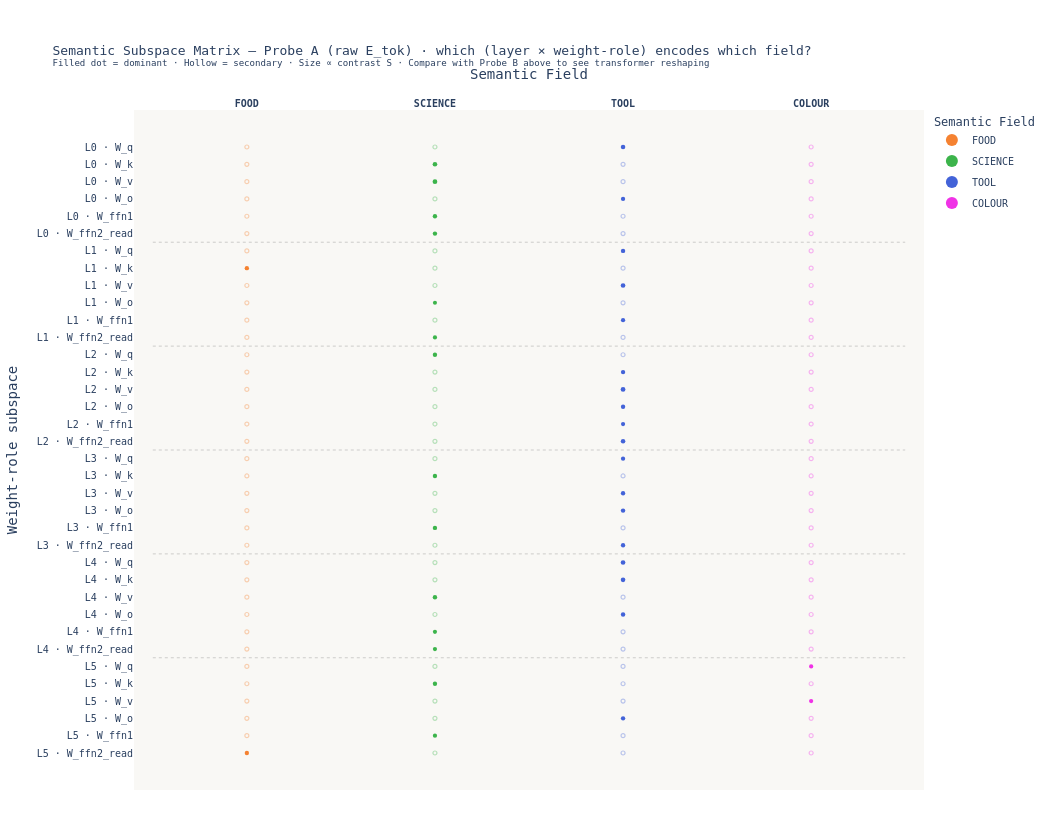

Notebook cell for this chart:
### Markdown cell above
### 3.1 — Probe A: Semantic Subspace Matrix Diagram

### Code cell
# ─────────────────────────────────────────────────────────────────────────────
# §3.1 Probe A  Semantic Subspace Matrix Diagram — raw E_tok lookup
# Answers: which (layer, weight-role) subspace encodes which semantic field
#          when probed with the PRE-ATTENTION token direction?
# Contrast with Probe B (X_pass) above to see how much the transformer
# reshapes the raw token geometry.
# ─────────────────────────────────────────────────────────────────────────────

ALL_ROLES   = ["W_q", "W_k", "W_v", "W_o", "W_ffn1", "W_ffn2_read"]
field_names = list(SEMANTIC_FIELDS.keys())
n_fields    = len(field_names)

ROLE_FAMILY = {
    "W_q": "attn", "W_k": "attn", "W_v": "attn", "W_o": "attn",
    "W_ffn1": "ffn_primal", "W_ffn2_read": "ffn_dual",
}

# ── 1. Build full activation matrix for Probe A (X_etok) ─────────────────────
col_names_full = [f"L{i}_{r}" for i in range(n_layers) for r in ALL_ROLES]
act_full_etok = np.zeros((N, n_layers * len(ALL_ROLES)))

for n_idx, word_vec in enumerate(X_etok):          # <── X_etok, not X_pass
    col = 0
    for i in range(n_layers):
        for role in ALL_ROLES:
            W = weights[(i, "W_ffn2")] if role == "W_ffn2_read" else weights[(i, role)]
            act_full_etok[n_idx, col] = activation_energy(W, word_vec, role=role)
            col += 1

df_full_etok = pd.DataFrame(act_full_etok, columns=col_names_full)
df_full_etok["word"]  = words
df_full_etok["field"] = labels

# ── 2. Compute per-(subspace, field) contrast score S ────────────────────────
subspace_keys = [(i, r) for i in range(n_layers) for r in ALL_ROLES]
n_subspaces   = len(subspace_keys)

S_matrix_etok = np.zeros((n_subspaces, n_fields))

for s_idx, (i, role) in enumerate(subspace_keys):
    col = f"L{i}_{role}"
    for f_idx, field in enumerate(field_names):
        mask_f  = labels == field
        mask_nf = ~mask_f
        mu_f    = df_full_etok.loc[mask_f,  col].mean()
        mu_nf   = df_full_etok.loc[mask_nf, col].mean()
        S_matrix_etok[s_idx, f_idx] = (mu_f - mu_nf) / (mu_f + mu_nf + 1e-9)

dominant_field_idx_etok = np.argmax(S_matrix_etok, axis=1)

# ── 3. Per-subspace top-3 contributing words (Probe A) ───────────────────────
def top3_words_for_subspace_etok(i, role, field):
    col  = f"L{i}_{role}"
    mask = labels == field
    sub  = df_full_etok.loc[mask, ["word", col]].nlargest(3, col)
    return ", ".join(sub["word"].tolist())

# ── 4. Build Plotly scatter (Probe A SSM) ────────────────────────────────────
field_colour_map = {f: FIELD_COLOURS[f] for f in field_names}
subspace_labels  = [f"L{i} · {r}" for (i, r) in subspace_keys]

DOT_MAX = 36
DOT_MIN = 4

fig_ssm_etok = go.Figure()

for f_idx, field in enumerate(field_names):
    xs, ys, sizes, hover_texts = [], [], [], []

    for s_idx, (i, role) in enumerate(subspace_keys):
        score       = S_matrix_etok[s_idx, f_idx]
        is_dominant = (dominant_field_idx_etok[s_idx] == f_idx)
        xs.append(f_idx)
        ys.append(s_idx)
        raw_size = DOT_MIN + (DOT_MAX - DOT_MIN) * abs(score)
        sizes.append(float(np.clip(raw_size, DOT_MIN, DOT_MAX)))
        top3 = top3_words_for_subspace_etok(i, role, field) if score > 0 else "—"
        hover_texts.append(
            f"<b>{field}</b> in {subspace_labels[s_idx]}<br>"
            f"Contrast S = {score:.3f}<br>"
            f"Dominant: {'✓' if is_dominant else '✗'}<br>"
            f"Role family: {ROLE_FAMILY[role]}<br>"
            f"Top words: {top3}"
        )

    dom_mask  = [dominant_field_idx_etok[s_idx] == f_idx for s_idx in range(n_subspaces)]
    ndom_mask = [not m for m in dom_mask]

    fig_ssm_etok.add_trace(go.Scatter(
        x=[f_idx for s_idx, m in enumerate(dom_mask) if m],
        y=[s_idx for s_idx, m in enumerate(dom_mask) if m],
        mode="markers",
        marker=dict(
            color=field_colour_map[field],
            size=[sizes[s_idx] for s_idx, m in enumerate(dom_mask) if m],
            symbol="circle", line=dict(width=0), opacity=1.0,
        ),
        text=[hover_texts[s_idx] for s_idx, m in enumerate(dom_mask) if m],
        hovertemplate="%{text}<extra></extra>",
        name=field, legendgroup=field, showlegend=True,
    ))

    if any(ndom_mask):
        fig_ssm_etok.add_trace(go.Scatter(
            x=[f_idx for s_idx, m in enumerate(ndom_mask) if m],
            y=[s_idx for s_idx, m in enumerate(ndom_mask) if m],
            mode="markers",
            marker=dict(
                color="rgba(0,0,0,0)",
                size=[max(DOT_MIN, sizes[s_idx] * 0.55)
                      for s_idx, m in enumerate(ndom_mask) if m],
                symbol="circle",
                line=dict(width=1.2, color=field_colour_map[field]),
                opacity=0.35,
            ),
            text=[hover_texts[s_idx] for s_idx, m in enumerate(ndom_mask) if m],
            hovertemplate="%{text}<extra></extra>",
            name=field, legendgroup=field, showlegend=False,
        ))

# ── 5. Separator lines and layer annotations ─────────────────────────────────
for i in range(1, n_layers):
    sep_y = i * len(ALL_ROLES) - 0.5
    fig_ssm_etok.add_shape(
        type="line",
        x0=-0.5, x1=n_fields - 0.5,
        y0=sep_y, y1=sep_y,
        line=dict(color="rgba(120,120,120,0.35)", width=1, dash="dot"),
    )

for i in range(n_layers):
    mid_y = i * len(ALL_ROLES) + (len(ALL_ROLES) - 1) / 2
    fig_ssm_etok.add_annotation(
        x=n_fields - 0.1, y=mid_y,
        text=f"<b>Layer {i}</b>",
        showarrow=False, xanchor="left",
        font=dict(size=10, color="#666", family="monospace"),
        xref="x", yref="y",
    )

# ── 6. Layout ─────────────────────────────────────────────────────────────────
fig_ssm_etok.update_layout(
    title=dict(
        text=(
            "Semantic Subspace Matrix — Probe A (raw E_tok) · "
            "which (layer × weight-role) encodes which field?<br>"
            "<sup>Filled dot = dominant · Hollow = secondary · "
            "Size ∝ contrast S · Compare with Probe B above to see transformer reshaping</sup>"
        ),
        font=dict(size=13, family="monospace"),
    ),
    xaxis=dict(
        tickmode="array",
        tickvals=list(range(n_fields)),
        ticktext=[f"<b>{f}</b>" for f in field_names],
        tickfont=dict(size=10, family="monospace"),
        title="Semantic Field",
        showgrid=False, zeroline=False, side="top",
        range=[-0.6, n_fields - 0.4],
    ),
    yaxis=dict(
        tickmode="array",
        tickvals=list(range(n_subspaces)),
        ticktext=[f"<span style='font-family:monospace;font-size:10px'>{lbl}</span>"
                  for lbl in subspace_labels],
        tickfont=dict(size=10, family="monospace"),
        title="Weight-role subspace",
        autorange="reversed",
        showgrid=False, zeroline=False,
    ),
    plot_bgcolor="#f9f8f5", paper_bgcolor="#ffffff",
    height=820, width=1050,
    margin=dict(l=90, r=120, t=110, b=30),
    legend=dict(
        title="Semantic Field", orientation="v",
        x=1.01, y=1.0,
        font=dict(size=10, family="monospace"),
        itemsizing="constant", tracegroupgap=2,
    ),
    font=dict(family="monospace"),
    hoverlabel=dict(font_family="monospace"),
)

fig_ssm_etok.write_image(OUTPUT_DIR / "fig_03a_semantic_subspace_matrix_etok.png", scale=2)
fig_ssm_etok.show()
print("Saved fig_03a_semantic_subspace_matrix_etok.png")

# ── 7. Summary table ──────────────────────────────────────────────────────────
df_ssm_etok = pd.DataFrame({
    "Subspace":       subspace_labels,
    "Dominant Field": [field_names[i] for i in dominant_field_idx_etok],
    "Contrast S":     [round(S_matrix_etok[s, dominant_field_idx_etok[s]], 4)
                       for s in range(n_subspaces)],
    "Top Words":      [top3_words_for_subspace_etok(*subspace_keys[s],
                           field_names[dominant_field_idx_etok[s]])
                       for s in range(n_subspaces)],
})
df_ssm_etok.to_csv(OUTPUT_DIR / "semantic_subspace_ownership_etok.csv", index=False)
print("\n=== Dominant field per subspace (Probe A — E_tok) ===")
print(df_ssm_etok.to_string(index=False))

### Figure 1 — Plotly figure (JSON) as saved in the notebook; plotly's stock layout.template omitted (floating-point values rounded to 4 significant figures)
{"data": [{"hovertemplate": "%{text}<extra></extra>", "legendgroup": "FOOD", "marker": {"color": "#f58231", "line": {"width": 0}, "opacity": 1, "size": [4.332, 4.339], "symbol": "circle"}, "mode": "markers", "name": "FOOD", "showlegend": true, "text": ["<b>FOOD</b> in L1 · W_k<br>Contrast S = 0.010<br>Dominant: ✓<br>Role family: attn<br>Top words: beer, pizza, coffee", "<b>FOOD</b> in L5 · W_ffn2_read<br>Contrast S = 0.011<br>Dominant: ✓<br>Role family: ffn_dual<br>Top words: tea, milk, rice"], "type": "scatter", "x": [0, 0], "y": [7, 35]}, {"hovertemplate": "%{text}<extra></extra>", "legendgroup": "FOOD", "marker": {"color": "rgba(0,0,0,0)", "line": {"color": "#f58231", "width": 1.2}, "opacity": 0.35, "size": [4, 4, 4, 4, 4, 4, 4, 4, 4, 4, 4, 4, 4, 4, 4, 4, 4, 4, 4, 4, 4, 4, 4, 4, 4, 4, 4, 4, 4, 4, 4, 4, 4, 4], "symbol": "circle"}, "mode": "markers", "name": "FOOD", "showlegend": false, "text": ["<b>FOOD</b> in L0 · W_q<br>Contrast S = -0.014<br>Dominant: ✗<br>Role family: attn<br>Top words: —", "<b>FOOD</b> in L0 · W_k<br>Contrast S = 0.010<br>Dominant: ✗<br>Role family: attn<br>Top words: sugar, chocolate, butter", "<b>FOOD</b> in L0 · W_v<br>Contrast S = 0.019<br>Dominant: ✗<br>Role family: attn<br>Top words: coffee, milk, pizza", "<b>FOOD</b> in L0 · W_o<br>Contrast S = -0.007<br>Dominant: ✗<br>Role family: attn<br>Top words: —", "<b>FOOD</b> in L0 · W_ffn1<br>Contrast S = -0.019<br>Dominant: ✗<br>Role family: ffn_primal<br>Top words: —", "<b>FOOD</b> in L0 · W_ffn2_read<br>Contrast S = 0.008<br>Dominant: ✗<br>Role family: ffn_dual<br>Top words: cream, salad, chocolate", "<b>FOOD</b> in L1 · W_q<br>Contrast S = 0.002<br>Dominant: ✗<br>Role family: attn<br>Top words: curry, coffee, soup", "<b>FOOD</b> in L1 · W_v<br>Contrast S = -0.012<br>Dominant: ✗<br>Role family: attn<br>Top words: —", "<b>FOOD</b> in L1 · W_o<br>Contrast S = -0.004<br>Dominant: ✗<br>Role family: attn<br>Top words: —", "<b>FOOD</b> in L1 · W_ffn1<br>Contrast S = -0.015<br>Dominant: ✗<br>Role family: ffn_primal<br>Top words: —", "<b>FOOD</b> in L1 · W_ffn2_read<br>Contrast S = -0.007<br>Dominant: ✗<br>Role family: ffn_dual<br>Top words: —", "<b>FOOD</b> in L2 · W_q<br>Contrast S = -0.010<br>Dominant: ✗<br>Role family: attn<br>Top words: —", "<b>FOOD</b> in L2 · W_k<br>Contrast S = -0.020<br>Dominant: ✗<br>Role family: attn<br>Top words: —", "<b>FOOD</b> in L2 · W_v<br>Contrast S = -0.002<br>Dominant: ✗<br>Role family: attn<br>Top words: —", "<b>FOOD</b> in L2 · W_o<br>Contrast S = 0.005<br>Dominant: ✗<br>Role family: attn<br>Top words: cream, jam, beer", "<b>FOOD</b> in L2 · W_ffn1<br>Contrast S = -0.010<br>Dominant: ✗<br>Role family: ffn_primal<br>Top words: —", "<b>FOOD</b> in L2 · W_ffn2_read<br>Contrast S = -0.005<br>Dominant: ✗<br>Role family: ffn_dual<br>Top words: —", "<b>FOOD</b> in L3 · W_q<br>Contrast S = -0.008<br>Dominant: ✗<br>Role family: attn<br>Top words: —", "<b>FOOD</b> in L3 · W_k<br>Contrast S = -0.006<br>Dominant: ✗<br>Role family: attn<br>Top words: —", "<b>FOOD</b> in L3 · W_v<br>Contrast S = -0.004<br>Dominant: ✗<br>Role family: attn<br>Top words: —", "<b>FOOD</b> in L3 · W_o<br>Contrast S = -0.014<br>Dominant: ✗<br>Role family: attn<br>Top words: —", "<b>FOOD</b> in L3 · W_ffn1<br>Contrast S = -0.017<br>Dominant: ✗<br>Role family: ffn_primal<br>Top words: —", "<b>FOOD</b> in L3 · W_ffn2_read<br>Contrast S = -0.009<br>Dominant: ✗<br>Role family: ffn_dual<br>Top words: —", "<b>FOOD</b> in L4 · W_q<br>Contrast S = -0.022<br>Dominant: ✗<br>Role family: attn<br>Top words: —", "<b>FOOD</b> in L4 · W_k<br>Contrast S = -0.030<br>Dominant: ✗<br>Role family: attn<br>Top words: —", "<b>FOOD</b> in L4 · W_v<br>Contrast S = -0.015<br>Dominant: ✗<br>Role family: attn<br>Top words: —", "<b>FOOD</b> in L4 · W_o<br>Contrast S = -0.024<br>Dominant: ✗<br>Role family: attn<br>Top words: —", "<b>FOOD</b> in L4 · W_ffn1<br>Contrast S = -0.001<br>Dominant: ✗<br>Role family: ffn_primal<br>Top words: —", "<b>FOOD</b> in L4 · W_ffn2_read<br>Contrast S = -0.006<br>Dominant: ✗<br>Role family: ffn_dual<br>Top words: —", "<b>FOOD</b> in L5 · W_q<br>Contrast S = -0.008<br>Dominant: ✗<br>Role family: attn<br>Top words: —", "<b>FOOD</b> in L5 · W_k<br>Contrast S = 0.005<br>Dominant: ✗<br>Role family: attn<br>Top words: tea, wine, cream", "<b>FOOD</b> in L5 · W_v<br>Contrast S = -0.012<br>Dominant: ✗<br>Role family: attn<br>Top words: —", "<b>FOOD</b> in L5 · W_o<br>Contrast S = -0.009<br>Dominant: ✗<br>Role family: attn<br>Top words: —", "<b>FOOD</b> in L5 · W_ffn1<br>Contrast S = -0.010<br>Dominant: ✗<br>Role family: ffn_primal<br>Top words: —"], "type": "scatter", "x": [0, 0, 0, 0, 0, 0, 0, 0, 0, 0, 0, 0, 0, 0, 0, 0, 0, 0, 0, 0, 0, 0, 0, 0, 0, 0, 0, 0, 0, 0, 0, 0, 0, 0], "y": [0, 1, 2, 3, 4, 5, 6, 8, 9, 10, 11, 12, 13, 14, 15, 16, 17, 18, 19, 20, 21, 22, 23, 24, 25, 26, 27, 28, 29, 30, 31, 32, 33, 34]}, {"hovertemplate": "%{text}<extra></extra>", "legendgroup": "SCIENCE", "marker": {"color": "#3cb44b", "line": {"width": 0}, "opacity": 1, "size": [4.615, 4.73, 4.386, 4.357, 4.064, 4.221, 4.378, 4.363, 4.371, 4.441, 4.163, 4.193, 4.331, 4.238], "symbol": "circle"}, "mode": "markers", "name": "SCIENCE", "showlegend": true, "text": ["<b>SCIENCE</b> in L0 · W_k<br>Contrast S = 0.019<br>Dominant: ✓<br>Role family: attn<br>Top words: protein, energy, gene", "<b>SCIENCE</b> in L0 · W_v<br>Contrast S = 0.023<br>Dominant: ✓<br>Role family: attn<br>Top words: photon, energy, protein", "<b>SCIENCE</b> in L0 · W_ffn1<br>Contrast S = 0.012<br>Dominant: ✓<br>Role family: ffn_primal<br>Top words: circuit, enzyme, neutron", "<b>SCIENCE</b> in L0 · W_ffn2_read<br>Contrast S = 0.011<br>Dominant: ✓<br>Role family: ffn_dual<br>Top words: enzyme, virus, neutron", "<b>SCIENCE</b> in L1 · W_o<br>Contrast S = 0.002<br>Dominant: ✓<br>Role family: attn<br>Top words: virus, mass, gene", "<b>SCIENCE</b> in L1 · W_ffn2_read<br>Contrast S = 0.007<br>Dominant: ✓<br>Role family: ffn_dual<br>Top words: virus, enzyme, gravity", "<b>SCIENCE</b> in L2 · W_q<br>Contrast S = 0.012<br>Dominant: ✓<br>Role family: attn<br>Top words: enzyme, atom, atom", "<b>SCIENCE</b> in L3 · W_k<br>Contrast S = 0.011<br>Dominant: ✓<br>Role family: attn<br>Top words: electron, circuit, plasma", "<b>SCIENCE</b> in L3 · W_ffn1<br>Contrast S = 0.012<br>Dominant: ✓<br>Role family: ffn_primal<br>Top words: electron, neutron, laser", "<b>SCIENCE</b> in L4 · W_v<br>Contrast S = 0.014<br>Dominant: ✓<br>Role family: attn<br>Top words: circuit, plasma, magnet", "<b>SCIENCE</b> in L4 · W_ffn1<br>Contrast S = 0.005<br>Dominant: ✓<br>Role family: ffn_primal<br>Top words: neutron, atom, atom", "<b>SCIENCE</b> in L4 · W_ffn2_read<br>Contrast S = 0.006<br>Dominant: ✓<br>Role family: ffn_dual<br>Top words: neutron, atom, atom", "<b>SCIENCE</b> in L5 · W_k<br>Contrast S = 0.010<br>Dominant: ✓<br>Role family: attn<br>Top words: entropy, gene, protein", "<b>SCIENCE</b> in L5 · W_ffn1<br>Contrast S = 0.007<br>Dominant: ✓<br>Role family: ffn_primal<br>Top words: circuit, photon, entropy"], "type": "scatter", "x": [1, 1, 1, 1, 1, 1, 1, 1, 1, 1, 1, 1, 1, 1], "y": [1, 2, 4, 5, 9, 11, 12, 19, 22, 26, 28, 29, 31, 34]}, {"hovertemplate": "%{text}<extra></extra>", "legendgroup": "SCIENCE", "marker": {"color": "rgba(0,0,0,0)", "line": {"color": "#3cb44b", "width": 1.2}, "opacity": 0.35, "size": [4, 4, 4, 4, 4, 4, 4, 4, 4, 4, 4, 4, 4, 4, 4, 4, 4, 4, 4, 4, 4, 4], "symbol": "circle"}, "mode": "markers", "name": "SCIENCE", "showlegend": false, "text": ["<b>SCIENCE</b> in L0 · W_q<br>Contrast S = 0.009<br>Dominant: ✗<br>Role family: attn<br>Top words: circuit, cell, atom", "<b>SCIENCE</b> in L0 · W_o<br>Contrast S = 0.006<br>Dominant: ✗<br>Role family: attn<br>Top words: photon, proton, virus", "<b>SCIENCE</b> in L1 · W_q<br>Contrast S = 0.005<br>Dominant: ✗<br>Role family: attn<br>Top words: energy, enzyme, electron", "<b>SCIENCE</b> in L1 · W_k<br>Contrast S = 0.002<br>Dominant: ✗<br>Role family: attn<br>Top words: cell, virus, enzyme", "<b>SCIENCE</b> in L1 · W_v<br>Contrast S = 0.003<br>Dominant: ✗<br>Role family: attn<br>Top words: enzyme, gene, electron", "<b>SCIENCE</b> in L1 · W_ffn1<br>Contrast S = 0.006<br>Dominant: ✗<br>Role family: ffn_primal<br>Top words: electron, plasma, force", "<b>SCIENCE</b> in L2 · W_k<br>Contrast S = 0.005<br>Dominant: ✗<br>Role family: attn<br>Top words: cell, entropy, plasma", "<b>SCIENCE</b> in L2 · W_v<br>Contrast S = 0.017<br>Dominant: ✗<br>Role family: attn<br>Top words: protein, virus, gene", "<b>SCIENCE</b> in L2 · W_o<br>Contrast S = -0.015<br>Dominant: ✗<br>Role family: attn<br>Top words: —", "<b>SCIENCE</b> in L2 · W_ffn1<br>Contrast S = 0.002<br>Dominant: ✗<br>Role family: ffn_primal<br>Top words: virus, circuit, enzyme", "<b>SCIENCE</b> in L2 · W_ffn2_read<br>Contrast S = 0.006<br>Dominant: ✗<br>Role family: ffn_dual<br>Top words: virus, plasma, enzyme", "<b>SCIENCE</b> in L3 · W_q<br>Contrast S = 0.003<br>Dominant: ✗<br>Role family: attn<br>Top words: virus, circuit, enzyme", "<b>SCIENCE</b> in L3 · W_v<br>Contrast S = 0.011<br>Dominant: ✗<br>Role family: attn<br>Top words: gene, entropy, virus", "<b>SCIENCE</b> in L3 · W_o<br>Contrast S = 0.008<br>Dominant: ✗<br>Role family: attn<br>Top words: entropy, magnet, atom", "<b>SCIENCE</b> in L3 · W_ffn2_read<br>Contrast S = 0.007<br>Dominant: ✗<br>Role family: ffn_dual<br>Top words: virus, electron, plasma", "<b>SCIENCE</b> in L4 · W_q<br>Contrast S = -0.002<br>Dominant: ✗<br>Role family: attn<br>Top words: —", "<b>SCIENCE</b> in L4 · W_k<br>Contrast S = 0.005<br>Dominant: ✗<br>Role family: attn<br>Top words: plasma, circuit, magnet", "<b>SCIENCE</b> in L4 · W_o<br>Contrast S = 0.000<br>Dominant: ✗<br>Role family: attn<br>Top words: circuit, enzyme, atom", "<b>SCIENCE</b> in L5 · W_q<br>Contrast S = -0.003<br>Dominant: ✗<br>Role family: attn<br>Top words: —", "<b>SCIENCE</b> in L5 · W_v<br>Contrast S = 0.007<br>Dominant: ✗<br>Role family: attn<br>Top words: photon, laser, virus", "<b>SCIENCE</b> in L5 · W_o<br>Contrast S = -0.002<br>Dominant: ✗<br>Role family: attn<br>Top words: —", "<b>SCIENCE</b> in L5 · W_ffn2_read<br>Contrast S = 0.010<br>Dominant: ✗<br>Role family: ffn_dual<br>Top words: electron, neutron, plasma"], "type": "scatter", "x": [1, 1, 1, 1, 1, 1, 1, 1, 1, 1, 1, 1, 1, 1, 1, 1, 1, 1, 1, 1, 1, 1], "y": [0, 3, 6, 7, 8, 10, 13, 14, 15, 16, 17, 18, 20, 21, 23, 24, 25, 27, 30, 32, 33, 35]}, {"hovertemplate": "%{text}<extra></extra>", "legendgroup": "TOOL", "marker": {"color": "#4363d8", "line": {"width": 0}, "opacity": 1, "size": [4.539, 4.328, 4.401, 4.654, 4.29, 4.341, 4.741, 4.376, 4.204, 4.52, 4.276, 4.366, 4.436, 4.336, 4.655, 4.604, 4.44, 4.333], "symbol": "circle"}, "mode": "markers", "name": "TOOL", "showlegend": true, "text": ["<b>TOOL</b> in L0 · W_q<br>Contrast S = 0.017<br>Dominant: ✓<br>Role family: attn<br>Top words: wheel, forge, knife", "<b>TOOL</b> in L0 · W_o<br>Contrast S = 0.010<br>Dominant: ✓<br>Role family: attn<br>Top words: hook, hook, bolt", "<b>TOOL</b> in L1 · W_q<br>Contrast S = 0.013<br>Dominant: ✓<br>Role family: attn<br>Top words: wheel, forge, saw", "<b>TOOL</b> in L1 · W_v<br>Contrast S = 0.020<br>Dominant: ✓<br>Role family: attn<br>Top words: hook, hook, forge", "<b>TOOL</b> in L1 · W_ffn1<br>Contrast S = 0.009<br>Dominant: ✓<br>Role family: ffn_primal<br>Top words: saw, forge, bolt", "<b>TOOL</b> in L2 · W_k<br>Contrast S = 0.011<br>Dominant: ✓<br>Role family: attn<br>Top words: forge, joint, hammer", "<b>TOOL</b> in L2 · W_v<br>Contrast S = 0.023<br>Dominant: ✓<br>Role family: attn<br>Top words: drill, drill, forge", "<b>TOOL</b> in L2 · W_o<br>Contrast S = 0.012<br>Dominant: ✓<br>Role family: attn<br>Top words: gear, lever, joint", "<b>TOOL</b> in L2 · W_ffn1<br>Contrast S = 0.006<br>Dominant: ✓<br>Role family: ffn_primal<br>Top words: joint, forge, saw", "<b>TOOL</b> in L2 · W_ffn2_read<br>Contrast S = 0.016<br>Dominant: ✓<br>Role family: ffn_dual<br>Top words: drill, drill, vice", "<b>TOOL</b> in L3 · W_q<br>Contrast S = 0.009<br>Dominant: ✓<br>Role family: attn<br>Top words: drill, drill, forge", "<b>TOOL</b> in L3 · W_v<br>Contrast S = 0.011<br>Dominant: ✓<br>Role family: attn<br>Top words: drill, drill, bolt", "<b>TOOL</b> in L3 · W_o<br>Contrast S = 0.014<br>Dominant: ✓<br>Role family: attn<br>Top words: lever, blade, drill", "<b>TOOL</b> in L3 · W_ffn2_read<br>Contrast S = 0.010<br>Dominant: ✓<br>Role family: ffn_dual<br>Top words: knife, forge, drill", "<b>TOOL</b> in L4 · W_q<br>Contrast S = 0.020<br>Dominant: ✓<br>Role family: attn<br>Top words: forge, drill, drill", "<b>TOOL</b> in L4 · W_k<br>Contrast S = 0.019<br>Dominant: ✓<br>Role family: attn<br>Top words: hammer, knife, drill", "<b>TOOL</b> in L4 · W_o<br>Contrast S = 0.014<br>Dominant: ✓<br>Role family: attn<br>Top words: blade, axle, axle", "<b>TOOL</b> in L5 · W_o<br>Contrast S = 0.010<br>Dominant: ✓<br>Role family: attn<br>Top words: bolt, saw, hammer"], "type": "scatter", "x": [2, 2, 2, 2, 2, 2, 2, 2, 2, 2, 2, 2, 2, 2, 2, 2, 2, 2], "y": [0, 3, 6, 8, 10, 13, 14, 15, 16, 17, 18, 20, 21, 23, 24, 25, 27, 33]}, {"hovertemplate": "%{text}<extra></extra>", "legendgroup": "TOOL", "marker": {"color": "rgba(0,0,0,0)", "line": {"color": "#4363d8", "width": 1.2}, "opacity": 0.35, "size": [4, 4, 4, 4, 4, 4, 4, 4, 4, 4, 4, 4, 4, 4, 4, 4, 4, 4], "symbol": "circle"}, "mode": "markers", "name": "TOOL", "showlegend": false, "text": ["<b>TOOL</b> in L0 · W_k<br>Contrast S = -0.020<br>Dominant: ✗<br>Role family: attn<br>Top words: —", "<b>TOOL</b> in L0 · W_v<br>Contrast S = -0.011<br>Dominant: ✗<br>Role family: attn<br>Top words: —", "<b>TOOL</b> in L0 · W_ffn1<br>Contrast S = 0.002<br>Dominant: ✗<br>Role family: ffn_primal<br>Top words: saw, forge, axle", "<b>TOOL</b> in L0 · W_ffn2_read<br>Contrast S = -0.004<br>Dominant: ✗<br>Role family: ffn_dual<br>Top words: —", "<b>TOOL</b> in L1 · W_k<br>Contrast S = 0.003<br>Dominant: ✗<br>Role family: attn<br>Top words: hook, hook, screw", "<b>TOOL</b> in L1 · W_o<br>Contrast S = 0.001<br>Dominant: ✗<br>Role family: attn<br>Top words: hammer, bolt, joint", "<b>TOOL</b> in L1 · W_ffn2_read<br>Contrast S = 0.007<br>Dominant: ✗<br>Role family: ffn_dual<br>Top words: forge, drill, drill", "<b>TOOL</b> in L2 · W_q<br>Contrast S = 0.007<br>Dominant: ✗<br>Role family: attn<br>Top words: forge, hook, hook", "<b>TOOL</b> in L3 · W_k<br>Contrast S = 0.006<br>Dominant: ✗<br>Role family: attn<br>Top words: nail, forge, bolt", "<b>TOOL</b> in L3 · W_ffn1<br>Contrast S = -0.001<br>Dominant: ✗<br>Role family: ffn_primal<br>Top words: —", "<b>TOOL</b> in L4 · W_v<br>Contrast S = 0.010<br>Dominant: ✗<br>Role family: attn<br>Top words: screw, drill, drill", "<b>TOOL</b> in L4 · W_ffn1<br>Contrast S = -0.005<br>Dominant: ✗<br>Role family: ffn_primal<br>Top words: —", "<b>TOOL</b> in L4 · W_ffn2_read<br>Contrast S = -0.000<br>Dominant: ✗<br>Role family: ffn_dual<br>Top words: —", "<b>TOOL</b> in L5 · W_q<br>Contrast S = 0.004<br>Dominant: ✗<br>Role family: attn<br>Top words: hook, hook, knife", "<b>TOOL</b> in L5 · W_k<br>Contrast S = -0.008<br>Dominant: ✗<br>Role family: attn<br>Top words: —", "<b>TOOL</b> in L5 · W_v<br>Contrast S = -0.003<br>Dominant: ✗<br>Role family: attn<br>Top words: —", "<b>TOOL</b> in L5 · W_ffn1<br>Contrast S = 0.006<br>Dominant: ✗<br>Role family: ffn_primal<br>Top words: joint, spring, hook", "<b>TOOL</b> in L5 · W_ffn2_read<br>Contrast S = -0.012<br>Dominant: ✗<br>Role family: ffn_dual<br>Top words: —"], "type": "scatter", "x": [2, 2, 2, 2, 2, 2, 2, 2, 2, 2, 2, 2, 2, 2, 2, 2, 2, 2], "y": [1, 2, 4, 5, 7, 9, 11, 12, 19, 22, 26, 28, 29, 30, 31, 32, 34, 35]}, {"hovertemplate": "%{text}<extra></extra>", "legendgroup": "COLOUR", "marker": {"color": "#f032e6", "line": {"width": 0}, "opacity": 1, "size": [4.232, 4.246], "symbol": "circle"}, "mode": "markers", "name": "COLOUR", "showlegend": true, "text": ["<b>COLOUR</b> in L5 · W_q<br>Contrast S = 0.007<br>Dominant: ✓<br>Role family: attn<br>Top words: purple, orange, crimson", "<b>COLOUR</b> in L5 · W_v<br>Contrast S = 0.008<br>Dominant: ✓<br>Role family: attn<br>Top words: green, white, black"], "type": "scatter", "x": [3, 3], "y": [30, 32]}, {"hovertemplate": "%{text}<extra></extra>", "legendgroup": "COLOUR", "marker": {"color": "rgba(0,0,0,0)", "line": {"color": "#f032e6", "width": 1.2}, "opacity": 0.35, "size": [4, 4, 4, 4, 4, 4, 4, 4, 4, 4, 4, 4, 4, 4, 4, 4, 4, 4, 4, 4, 4, 4, 4, 4, 4, 4, 4, 4, 4, 4, 4, 4, 4, 4], "symbol": "circle"}, "mode": "markers", "name": "COLOUR", "showlegend": false, "text": ["<b>COLOUR</b> in L0 · W_q<br>Contrast S = -0.012<br>Dominant: ✗<br>Role family: attn<br>Top words: —", "<b>COLOUR</b> in L0 · W_k<br>Contrast S = -0.010<br>Dominant: ✗<br>Role family: attn<br>Top words: —", "<b>COLOUR</b> in L0 · W_v<br>Contrast S = -0.032<br>Dominant: ✗<br>Role family: attn<br>Top words: —", "<b>COLOUR</b> in L0 · W_o<br>Contrast S = -0.009<br>Dominant: ✗<br>Role family: attn<br>Top words: —", "<b>COLOUR</b> in L0 · W_ffn1<br>Contrast S = 0.004<br>Dominant: ✗<br>Role family: ffn_primal<br>Top words: white, black, red", "<b>COLOUR</b> in L0 · W_ffn2_read<br>Contrast S = -0.016<br>Dominant: ✗<br>Role family: ffn_dual<br>Top words: —", "<b>COLOUR</b> in L1 · W_q<br>Contrast S = -0.020<br>Dominant: ✗<br>Role family: attn<br>Top words: —", "<b>COLOUR</b> in L1 · W_k<br>Contrast S = -0.016<br>Dominant: ✗<br>Role family: attn<br>Top words: —", "<b>COLOUR</b> in L1 · W_v<br>Contrast S = -0.011<br>Dominant: ✗<br>Role family: attn<br>Top words: —", "<b>COLOUR</b> in L1 · W_o<br>Contrast S = 0.001<br>Dominant: ✗<br>Role family: attn<br>Top words: indigo, beige, black", "<b>COLOUR</b> in L1 · W_ffn1<br>Contrast S = 0.000<br>Dominant: ✗<br>Role family: ffn_primal<br>Top words: crimson, indigo, beige", "<b>COLOUR</b> in L1 · W_ffn2_read<br>Contrast S = -0.007<br>Dominant: ✗<br>Role family: ffn_dual<br>Top words: —", "<b>COLOUR</b> in L2 · W_q<br>Contrast S = -0.009<br>Dominant: ✗<br>Role family: attn<br>Top words: —", "<b>COLOUR</b> in L2 · W_k<br>Contrast S = 0.004<br>Dominant: ✗<br>Role family: attn<br>Top words: indigo, beige, crimson", "<b>COLOUR</b> in L2 · W_v<br>Contrast S = -0.040<br>Dominant: ✗<br>Role family: attn<br>Top words: —", "<b>COLOUR</b> in L2 · W_o<br>Contrast S = -0.002<br>Dominant: ✗<br>Role family: attn<br>Top words: —", "<b>COLOUR</b> in L2 · W_ffn1<br>Contrast S = 0.001<br>Dominant: ✗<br>Role family: ffn_primal<br>Top words: purple, indigo, violet", "<b>COLOUR</b> in L2 · W_ffn2_read<br>Contrast S = -0.017<br>Dominant: ✗<br>Role family: ffn_dual<br>Top words: —", "<b>COLOUR</b> in L3 · W_q<br>Contrast S = -0.003<br>Dominant: ✗<br>Role family: attn<br>Top words: —", "<b>COLOUR</b> in L3 · W_k<br>Contrast S = -0.011<br>Dominant: ✗<br>Role family: attn<br>Top words: —", "<b>COLOUR</b> in L3 · W_v<br>Contrast S = -0.019<br>Dominant: ✗<br>Role family: attn<br>Top words: —", "<b>COLOUR</b> in L3 · W_o<br>Contrast S = -0.007<br>Dominant: ✗<br>Role family: attn<br>Top words: —", "<b>COLOUR</b> in L3 · W_ffn1<br>Contrast S = 0.006<br>Dominant: ✗<br>Role family: ffn_primal<br>Top words: purple, violet, violet", "<b>COLOUR</b> in L3 · W_ffn2_read<br>Contrast S = -0.009<br>Dominant: ✗<br>Role family: ffn_dual<br>Top words: —", "<b>COLOUR</b> in L4 · W_q<br>Contrast S = 0.003<br>Dominant: ✗<br>Role family: attn<br>Top words: violet, violet, indigo", "<b>COLOUR</b> in L4 · W_k<br>Contrast S = 0.005<br>Dominant: ✗<br>Role family: attn<br>Top words: violet, violet, indigo", "<b>COLOUR</b> in L4 · W_v<br>Contrast S = -0.009<br>Dominant: ✗<br>Role family: attn<br>Top words: —", "<b>COLOUR</b> in L4 · W_o<br>Contrast S = 0.009<br>Dominant: ✗<br>Role family: attn<br>Top words: green, purple, beige", "<b>COLOUR</b> in L4 · W_ffn1<br>Contrast S = 0.002<br>Dominant: ✗<br>Role family: ffn_primal<br>Top words: pink, purple, grey", "<b>COLOUR</b> in L4 · W_ffn2_read<br>Contrast S = 0.000<br>Dominant: ✗<br>Role family: ffn_dual<br>Top words: yellow, blue, purple", "<b>COLOUR</b> in L5 · W_k<br>Contrast S = -0.007<br>Dominant: ✗<br>Role family: attn<br>Top words: —", "<b>COLOUR</b> in L5 · W_o<br>Contrast S = 0.001<br>Dominant: ✗<br>Role family: attn<br>Top words: green, orange, silver", "<b>COLOUR</b> in L5 · W_ffn1<br>Contrast S = -0.004<br>Dominant: ✗<br>Role family: ffn_primal<br>Top words: —", "<b>COLOUR</b> in L5 · W_ffn2_read<br>Contrast S = -0.009<br>Dominant: ✗<br>Role family: ffn_dual<br>Top words: —"], "type": "scatter", "x": [3, 3, 3, 3, 3, 3, 3, 3, 3, 3, 3, 3, 3, 3, 3, 3, 3, 3, 3, 3, 3, 3, 3, 3, 3, 3, 3, 3, 3, 3, 3, 3, 3, 3], "y": [0, 1, 2, 3, 4, 5, 6, 7, 8, 9, 10, 11, 12, 13, 14, 15, 16, 17, 18, 19, 20, 21, 22, 23, 24, 25, 26, 27, 28, 29, 31, 33, 34, 35]}], "layout": {"annotations": [{"font": {"color": "#666", "family": "monospace", "size": 10}, "showarrow": false, "text": "<b>Layer 0</b>", "x": 3.9, "xanchor": "left", "xref": "x", "y": 2.5, "yref": "y"}, {"font": {"color": "#666", "family": "monospace", "size": 10}, "showarrow": false, "text": "<b>Layer 1</b>", "x": 3.9, "xanchor": "left", "xref": "x", "y": 8.5, "yref": "y"}, {"font": {"color": "#666", "family": "monospace", "size": 10}, "showarrow": false, "text": "<b>Layer 2</b>", "x": 3.9, "xanchor": "left", "xref": "x", "y": 14.5, "yref": "y"}, {"font": {"color": "#666", "family": "monospace", "size": 10}, "showarrow": false, "text": "<b>Layer 3</b>", "x": 3.9, "xanchor": "left", "xref": "x", "y": 20.5, "yref": "y"}, {"font": {"color": "#666", "family": "monospace", "size": 10}, "showarrow": false, "text": "<b>Layer 4</b>", "x": 3.9, "xanchor": "left", "xref": "x", "y": 26.5, "yref": "y"}, {"font": {"color": "#666", "family": "monospace", "size": 10}, "showarrow": false, "text": "<b>Layer 5</b>", "x": 3.9, "xanchor": "left", "xref": "x", "y": 32.5, "yref": "y"}], "font": {"family": "monospace"}, "height": 820, "hoverlabel": {"font": {"family": "monospace"}}, "legend": {"font": {"family": "monospace", "size": 10}, "itemsizing": "constant", "orientation": "v", "title": {"text": "Semantic Field"}, "tracegroupgap": 2, "x": 1.01, "y": 1}, "margin": {"b": 30, "l": 90, "r": 120, "t": 110}, "paper_bgcolor": "#ffffff", "plot_bgcolor": "#f9f8f5", "shapes": [{"line": {"color": "rgba(120,120,120,0.35)", "dash": "dot", "width": 1}, "type": "line", "x0": -0.5, "x1": 3.5, "y0": 5.5, "y1": 5.5}, {"line": {"color": "rgba(120,120,120,0.35)", "dash": "dot", "width": 1}, "type": "line", "x0": -0.5, "x1": 3.5, "y0": 11.5, "y1": 11.5}, {"line": {"color": "rgba(120,120,120,0.35)", "dash": "dot", "width": 1}, "type": "line", "x0": -0.5, "x1": 3.5, "y0": 17.5, "y1": 17.5}, {"line": {"color": "rgba(120,120,120,0.35)", "dash": "dot", "width": 1}, "type": "line", "x0": -0.5, "x1": 3.5, "y0": 23.5, "y1": 23.5}, {"line": {"color": "rgba(120,120,120,0.35)", "dash": "dot", "width": 1}, "type": "line", "x0": -0.5, "x1": 3.5, "y0": 29.5, "y1": 29.5}], "title": {"font": {"family": "monospace", "size": 13}, "text": "Semantic Subspace Matrix — Probe A (raw E_tok) · which (layer × weight-role) encodes which field?<br><sup>Filled dot = dominant · Hollow = secondary · Size ∝ contrast S · Compare with Probe B above to see transformer reshaping</sup>"}, "width": 1050, "xaxis": {"range": [-0.6, 3.6], "showgrid": false, "side": "top", "tickfont": {"family": "monospace", "size": 10}, "tickmode": "array", "ticktext": ["<b>FOOD</b>", "<b>SCIENCE</b>", "<b>TOOL</b>", "<b>COLOUR</b>"], "tickvals": [0, 1, 2, 3], "title": {"text": "Semantic Field"}, "zeroline": false}, "yaxis": {"autorange": "reversed", "showgrid": false, "tickfont": {"family": "monospace", "size": 10}, "tickmode": "array", "ticktext": ["<span style='font-family:monospace;font-size:10px'>L0 · W_q</span>", "<span style='font-family:monospace;font-size:10px'>L0 · W_k</span>", "<span style='font-family:monospace;font-size:10px'>L0 · W_v</span>", "<span style='font-family:monospace;font-size:10px'>L0 · W_o</span>", "<span style='font-family:monospace;font-size:10px'>L0 · W_ffn1</span>", "<span style='font-family:monospace;font-size:10px'>L0 · W_ffn2_read</span>", "<span style='font-family:monospace;font-size:10px'>L1 · W_q</span>", "<span style='font-family:monospace;font-size:10px'>L1 · W_k</span>", "<span style='font-family:monospace;font-size:10px'>L1 · W_v</span>", "<span style='font-family:monospace;font-size:10px'>L1 · W_o</span>", "<span style='font-family:monospace;font-size:10px'>L1 · W_ffn1</span>", "<span style='font-family:monospace;font-size:10px'>L1 · W_ffn2_read</span>", "<span style='font-family:monospace;font-size:10px'>L2 · W_q</span>", "<span style='font-family:monospace;font-size:10px'>L2 · W_k</span>", "<span style='font-family:monospace;font-size:10px'>L2 · W_v</span>", "<span style='font-family:monospace;font-size:10px'>L2 · W_o</span>", "<span style='font-family:monospace;font-size:10px'>L2 · W_ffn1</span>", "<span style='font-family:monospace;font-size:10px'>L2 · W_ffn2_read</span>", "<span style='font-family:monospace;font-size:10px'>L3 · W_q</span>", "<span style='font-family:monospace;font-size:10px'>L3 · W_k</span>", "<span style='font-family:monospace;font-size:10px'>L3 · W_v</span>", "<span style='font-family:monospace;font-size:10px'>L3 · W_o</span>", "<span style='font-family:monospace;font-size:10px'>L3 · W_ffn1</span>", "<span style='font-family:monospace;font-size:10px'>L3 · W_ffn2_read</span>", "<span style='font-family:monospace;font-size:10px'>L4 · W_q</span>", "<span style='font-family:monospace;font-size:10px'>L4 · W_k</span>", "<span style='font-family:monospace;font-size:10px'>L4 · W_v</span>", "<span style='font-family:monospace;font-size:10px'>L4 · W_o</span>", "<span style='font-family:monospace;font-size:10px'>L4 · W_ffn1</span>", "<span style='font-family:monospace;font-size:10px'>L4 · W_ffn2_read</span>", "<span style='font-family:monospace;font-size:10px'>L5 · W_q</span>", "<span style='font-family:monospace;font-size:10px'>L5 · W_k</span>", "<span style='font-family:monospace;font-size:10px'>L5 · W_v</span>", "<span style='font-family:monospace;font-size:10px'>L5 · W_o</span>", "<span style='font-family:monospace;font-size:10px'>L5 · W_ffn1</span>", "<span style='font-family:monospace;font-size:10px'>L5 · W_ffn2_read</span>"], "tickvals": [0, 1, 2, 3, 4, 5, 6, 7, 8, 9, 10, 11, 12, 13, 14, 15, 16, 17, 18, 19, 20, 21, 22, 23, 24, 25, 26, 27, 28, 29, 30, 31, 32, 33, 34, 35], "title": {"text": "Weight-role subspace"}, "zeroline": false}}}
